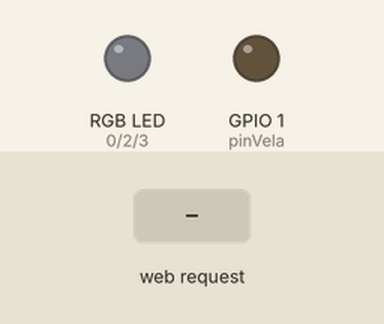
A sketch run on a simulated ESP8266 (NodeMCU). Shown: an RGB LED mixed from three pins (HIGH = lit), output pins drawn as LEDs (lit = HIGH). The inputs (shaded band) are chosen by the test bench. Dim RGB values are drawn brighter than linear; WiFi joins after 1.5 s; servers stay silent unless stated; random numbers use the default seed unless the sketch sets one.

Above: at 2.8 s.
2.9 s: HTTP request GET /setRGB?r=1&g=1&b=1 received
At 3.11 s:
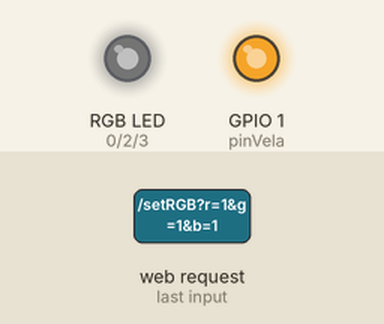
5.9 s: HTTP request GET /setRGB?r=120&g=120&b=120 received
At 6.34 s:
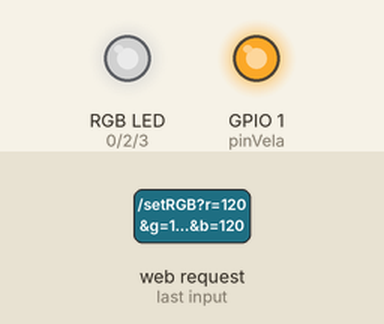
8.9 s: HTTP request GET /setRGB?r=1&g=1&b=1 received
At 10.23 s:
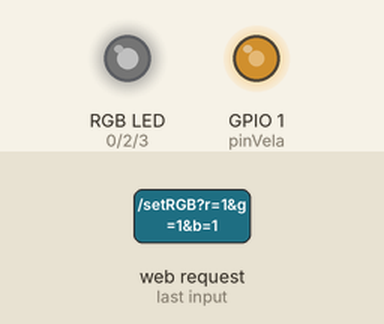
11.9 s: HTTP request GET /setRGB?r=120&g=120&b=120 received
At 15.53 s:
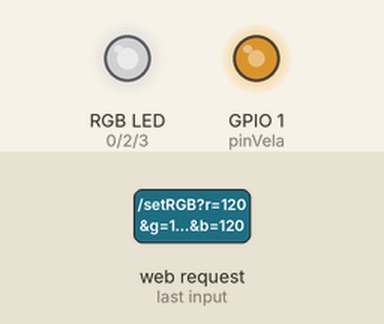
Timing chart, 0 to 21.9 s (numbered marks = the images above; inputs shaded):
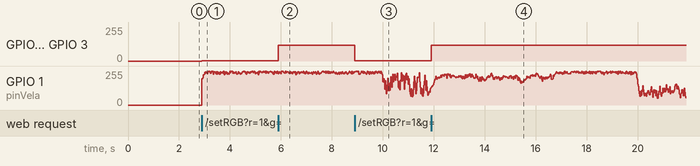

The sketch:

main.ino
```cpp
/*
 * ========== CONTROLE RGB + LED VELA COM ESP-01 VIA WEB ==========
 *
 * CONFIGURAÇÃO DE HARDWARE:
 *
 * Transistores RGB:
 * - 3x 2N2222 (NPN)
 *
 * Resistores:
 * - 3x 470Ω (bases - entre GPIO e base do transistor)
 * - 3x 220Ω (emissores - entre emissor e LEDs RGB)
 * - 1x 220Ω (para LED branco vela)
 *
 * CONEXÕES ESP-01 → TRANSISTORES RGB:
 * ==========================================
 * ESP-01 Pino 3 (GPIO 0)    → 470Ω → Base Q1 (Canal VERMELHO)
 * ESP-01 Pino 2 (GPIO 2)    → 470Ω → Base Q2 (Canal VERDE)
 * ESP-01 Pino 4 (GPIO 3/RXD) → 470Ω → Base Q3 (Canal AZUL)
 *
 * CONEXÃO LED BRANCO (EFEITO VELA):
 * ==========================================
 * ESP-01 Pino 5 (GPIO 1/TXD) → 220Ω → LED branco (+) → LED (-) → GND
 *
 * ALIMENTAÇÃO:
 * ==========================================
 * ESP-01 VCC → 3.3V
 * Coletores Q1, Q2, Q3 → 9V (fonte externa)
 * GND → Comum
 *
 * ⚠️ CONFIGURAÇÃO WIFI DINÂMICA:
 * ==========================================
 * PRIMEIRA VEZ:
 * 1. Liga o ESP-01
 * 2. Conecta no WiFi "ESP-LED-Config" (sem senha)
 * 3. Abre navegador em http://192.168.4.1
 * 4. Escolhe sua rede e coloca senha
 * 5. ESP salva e reinicia
 *
 * PRÓXIMAS VEZES:
 * - ESP conecta automaticamente na rede salva
 * - Acessa pela interface web ou procure "esp-led-rgb" na rede
 *
 * ⚠️ RESET CONFIGURAÇÃO:
 * - Use o botão "Reconfigurar WiFi" na interface web
 * - Ou faça upload do código novamente
 */

#include <ESP8266WiFi.h>
#include <ESP8266WebServer.h>
#include <WiFiManager.h>  // Biblioteca WiFiManager
#include <EEPROM.h>

// ========== PINOS RGB ==========
const int pinVermelho = 0;  // GPIO 0 (Pino 3 do ESP-01)
const int pinVerde = 2;     // GPIO 2 (Pino 2 do ESP-01)
const int pinAzul = 3;      // GPIO 3 / RXD (Pino 4 do ESP-01)

// ========== PINO LED VELA ==========
const int pinVela = 1;      // GPIO 1 / TXD (Pino 5 do ESP-01)

// Servidor Web na porta 80
ESP8266WebServer server(80);

// Valores RGB atuais (0-255)
int valorR = 0;
int valorG = 0;
int valorB = 0;

// Controle do efeito vela
unsigned long ultimoUpdateVela = 0;
int brilhoVela = 200;
bool rgbLigado = false;
bool velaHabilitada = true;

// Variáveis para sistema de efeitos múltiplos
int efeitoAtual = 0;
unsigned long tempoEfeito = 0;
unsigned long inicioEfeito = 0;
int brilhoAlvo = 200;
int velocidadeMudanca = 10;

// Tipos de efeitos
#define EFEITO_RAJADA_EXTREMA 0
#define EFEITO_VENTO_FORTE 1
#define EFEITO_VENTO_MEDIO 2
#define EFEITO_VENTO_FRACO 3
#define EFEITO_CHAMA_ESTAVEL 4
#define EFEITO_CHAMA_CRESCENDO 5
#define EFEITO_PISCADAS_RAPIDAS 6

// ========== HTML DA INTERFACE WEB ==========
const char INDEX_HTML[] PROGMEM = R"rawliteral(
<!DOCTYPE html>
<html lang="pt-BR">
<head>
    <meta charset="UTF-8">
    <meta name="viewport" content="width=device-width, initial-scale=1.0">
    <title>Controle RGB + Vela - ESP-01</title>
    <style>
        * {
            margin: 0;
            padding: 0;
            box-sizing: border-box;
        }
        body {
            font-family: Arial, sans-serif;
            background: linear-gradient(135deg, #667eea 0%, #764ba2 100%);
            display: flex;
            justify-content: center;
            align-items: center;
            min-height: 100vh;
            padding: 20px;
        }
        .container {
            background: white;
            border-radius: 20px;
            padding: 30px;
            box-shadow: 0 20px 60px rgba(0,0,0,0.3);
            max-width: 500px;
            width: 100%;
        }
        h1 {
            text-align: center;
            color: #333;
            margin-bottom: 30px;
            font-size: 28px;
        }
        .color-preview {
            width: 100%;
            height: 150px;
            border-radius: 10px;
            margin-bottom: 30px;
            border: 3px solid #ddd;
            transition: background-color 0.3s;
        }
        .slider-group {
            margin-bottom: 25px;
        }
        .slider-label {
            display: flex;
            justify-content: space-between;
            margin-bottom: 10px;
            font-weight: bold;
            font-size: 16px;
        }
        .slider-label.red { color: #e74c3c; }
        .slider-label.green { color: #27ae60; }
        .slider-label.blue { color: #3498db; }
        input[type="range"] {
            width: 100%;
            height: 8px;
            border-radius: 5px;
            outline: none;
            -webkit-appearance: none;
        }
        input[type="range"]::-webkit-slider-thumb {
            -webkit-appearance: none;
            width: 20px;
            height: 20px;
            border-radius: 50%;
            background: white;
            border: 2px solid #333;
            cursor: pointer;
        }
        .red-slider {
            background: linear-gradient(to right, #000, #e74c3c);
        }
        .green-slider {
            background: linear-gradient(to right, #000, #27ae60);
        }
        .blue-slider {
            background: linear-gradient(to right, #000, #3498db);
        }
        .preset-buttons {
            display: grid;
            grid-template-columns: repeat(3, 1fr);
            gap: 10px;
            margin-top: 30px;
        }
        .preset-btn {
            padding: 15px;
            border: none;
            border-radius: 10px;
            font-size: 14px;
            font-weight: bold;
            cursor: pointer;
            transition: transform 0.2s;
            color: white;
        }
        .preset-btn:active {
            transform: scale(0.95);
        }
        .btn-red { background: #e74c3c; }
        .btn-green { background: #27ae60; }
        .btn-blue { background: #3498db; }
        .btn-yellow { background: #f39c12; }
        .btn-cyan { background: #1abc9c; }
        .btn-magenta { background: #9b59b6; }
        .btn-white { background: #ecf0f1; color: #333; }
        .vela-controls {
            margin-top: 20px;
            padding: 15px;
            background: #fff3cd;
            border-radius: 10px;
            border: 2px solid #f39c12;
        }
        .vela-header {
            display: flex;
            align-items: center;
            justify-content: space-between;
            margin-bottom: 10px;
        }
        .vela-title {
            display: flex;
            align-items: center;
            gap: 10px;
            font-weight: bold;
            color: #f39c12;
        }
        .vela-icon {
            font-size: 24px;
            animation: flicker 2s infinite;
        }
        @keyframes flicker {
            0%, 100% { opacity: 1; }
            50% { opacity: 0.7; }
        }
        .toggle-btn {
            padding: 8px 20px;
            border: none;
            border-radius: 20px;
            font-weight: bold;
            cursor: pointer;
            transition: all 0.3s;
            font-size: 13px;
        }
        .toggle-btn.on {
            background: #27ae60;
            color: white;
        }
        .toggle-btn.off {
            background: #e74c3c;
            color: white;
        }
        .vela-status {
            text-align: center;
            font-size: 12px;
            color: #666;
            margin-top: 8px;
        }
        .info {
            text-align: center;
            margin-top: 20px;
            padding: 15px;
            background: #ecf0f1;
            border-radius: 10px;
            font-size: 12px;
            color: #555;
        }
        .power-btn {
            width: 100%;
            padding: 18px;
            margin-top: 20px;
            border: none;
            border-radius: 12px;
            font-size: 16px;
            font-weight: bold;
            cursor: pointer;
            transition: all 0.3s;
            box-shadow: 0 4px 8px rgba(0,0,0,0.2);
        }
        .power-btn.ligar {
            background: #27ae60;
            color: white;
        }
        .power-btn.desligar {
            background: #e74c3c;
            color: white;
        }
        .power-btn:active {
            transform: scale(0.98);
        }
        .reset-wifi {
            width: 100%;
            padding: 12px;
            margin-top: 10px;
            border: 2px solid #e67e22;
            background: white;
            border-radius: 8px;
            font-size: 13px;
            font-weight: bold;
            color: #e67e22;
            cursor: pointer;
        }
    </style>
</head>
<body>
    <div class="container">
        <h1>🎨 Controle LED RGB + Vela</h1>

        <div class="color-preview" id="preview"></div>

        <div class="slider-group">
            <div class="slider-label red">
                <span>Vermelho</span>
                <span id="valueR">0</span>
            </div>
            <input type="range" min="0" max="255" value="0" class="red-slider" id="sliderR">
        </div>

        <div class="slider-group">
            <div class="slider-label green">
                <span>Verde</span>
                <span id="valueG">0</span>
            </div>
            <input type="range" min="0" max="255" value="0" class="green-slider" id="sliderG">
        </div>

        <div class="slider-group">
            <div class="slider-label blue">
                <span>Azul</span>
                <span id="valueB">0</span>
            </div>
            <input type="range" min="0" max="255" value="0" class="blue-slider" id="sliderB">
        </div>

        <div class="preset-buttons">
            <button class="preset-btn btn-red" onclick="setColor(255,0,0)">Vermelho</button>
            <button class="preset-btn btn-green" onclick="setColor(0,255,0)">Verde</button>
            <button class="preset-btn btn-blue" onclick="setColor(0,0,255)">Azul</button>
            <button class="preset-btn btn-yellow" onclick="setColor(255,255,0)">Amarelo</button>
            <button class="preset-btn btn-cyan" onclick="setColor(0,255,255)">Ciano</button>
            <button class="preset-btn btn-magenta" onclick="setColor(255,0,255)">Magenta</button>
            <button class="preset-btn btn-white" onclick="setColor(255,255,255)">Branco</button>
        </div>

        <div class="vela-controls">
            <div class="vela-header">
                <div class="vela-title">
                    <span class="vela-icon">🕯️</span>
                    <span>Efeito Vela</span>
                </div>
                <button class="toggle-btn on" id="velaBtn" onclick="toggleVela()">Ligado</button>
            </div>
            <div class="vela-status" id="velaStatus">
                Ativo quando RGB estiver ligado
            </div>
        </div>

        <button class="power-btn desligar" id="powerBtn" onclick="togglePower()">
            🔴 Desligar Tudo
        </button>

        <button class="reset-wifi" onclick="resetWiFi()">
            📶 Reconfigurar WiFi
        </button>

        <div class="info">
            ESP-01 controlando LED RGB + Vela<br>
            IP: <span id="ipAddr">Carregando...</span>
        </div>
    </div>

    <script>
        const sliderR = document.getElementById('sliderR');
        const sliderG = document.getElementById('sliderG');
        const sliderB = document.getElementById('sliderB');
        const valueR = document.getElementById('valueR');
        const valueG = document.getElementById('valueG');
        const valueB = document.getElementById('valueB');
        const preview = document.getElementById('preview');
        const velaBtn = document.getElementById('velaBtn');
        const velaStatus = document.getElementById('velaStatus');
        const powerBtn = document.getElementById('powerBtn');

        let velaLigada = true;
        let sistemaLigado = false;

        // Pega IP do ESP
        fetch('/getIP').then(r => r.text()).then(ip => {
            document.getElementById('ipAddr').textContent = ip;
        });

        function updatePreview() {
            const r = sliderR.value;
            const g = sliderG.value;
            const b = sliderB.value;
            preview.style.backgroundColor = `rgb(${r},${g},${b})`;
            valueR.textContent = r;
            valueG.textContent = g;
            valueB.textContent = b;

            sistemaLigado = (r > 0 || g > 0 || b > 0);
            updatePowerButton();
        }

        function updatePowerButton() {
            if (sistemaLigado) {
                powerBtn.className = 'power-btn desligar';
                powerBtn.innerHTML = '🔴 Desligar Tudo';
            } else {
                powerBtn.className = 'power-btn ligar';
                powerBtn.innerHTML = '🟢 Ligar';
            }
        }

        function sendColor() {
            const r = sliderR.value;
            const g = sliderG.value;
            const b = sliderB.value;
            fetch(`/setRGB?r=${r}&g=${g}&b=${b}`);
        }

        function setColor(r, g, b) {
            sliderR.value = r;
            sliderG.value = g;
            sliderB.value = b;
            updatePreview();
            sendColor();
        }

        function toggleVela() {
            velaLigada = !velaLigada;

            if (velaLigada) {
                velaBtn.className = 'toggle-btn on';
                velaBtn.textContent = 'Ligado';
                velaStatus.textContent = 'Ativo quando RGB estiver ligado';
            } else {
                velaBtn.className = 'toggle-btn off';
                velaBtn.textContent = 'Desligado';
                velaStatus.textContent = 'Efeito de vela desativado';
            }

            fetch(`/toggleVela?estado=${velaLigada ? '1' : '0'}`);
        }

        function togglePower() {
            if (sistemaLigado) {
                setColor(0, 0, 0);
            } else {
                setColor(255, 255, 255);
            }
        }

        function resetWiFi() {
            if (confirm('Deseja realmente resetar as configurações WiFi? O ESP vai reiniciar.')) {
                fetch('/resetWiFi');
                alert('ESP reiniciando... Conecte no WiFi "ESP-LED-Config" para reconfigurar!');
            }
        }

        sliderR.addEventListener('input', () => {
            updatePreview();
            sendColor();
        });

        sliderG.addEventListener('input', () => {
            updatePreview();
            sendColor();
        });

        sliderB.addEventListener('input', () => {
            updatePreview();
            sendColor();
        });

        updatePreview();
    </script>
</body>
</html>
)rawliteral";

// ========== FUNÇÕES ==========

void setRGB(int r, int g, int b) {
    // Se TUDO for zero, desliga COM digitalWrite (força LOW)
    if (r == 0 && g == 0 && b == 0) {
        valorR = 0;
        valorG = 0;
        valorB = 0;

        digitalWrite(pinVermelho, LOW);
        digitalWrite(pinVerde, LOW);
        digitalWrite(pinAzul, LOW);

        rgbLigado = false;
        return;
    }

    // Caso contrário, usa PWM normal
    valorR = constrain(r, 0, 255);
    valorG = constrain(g, 0, 255);
    valorB = constrain(b, 0, 255);

    analogWrite(pinVermelho, valorR);
    analogWrite(pinVerde, valorG);
    analogWrite(pinAzul, valorB);

    rgbLigado = (valorR > 0 || valorG > 0 || valorB > 0);
}

void escolherNovoEfeito() {
    efeitoAtual = random(0, 7);

    switch(efeitoAtual) {
        case EFEITO_RAJADA_EXTREMA:
            tempoEfeito = random(800, 1500);
            break;
        case EFEITO_VENTO_FORTE:
            tempoEfeito = random(2000, 4000);
            break;
        case EFEITO_VENTO_MEDIO:
            tempoEfeito = random(3000, 6000);
            break;
        case EFEITO_VENTO_FRACO:
            tempoEfeito = random(4000, 7000);
            break;
        case EFEITO_CHAMA_ESTAVEL:
            tempoEfeito = random(5000, 10000);
            break;
        case EFEITO_CHAMA_CRESCENDO:
            tempoEfeito = random(2000, 4000);
            break;
        case EFEITO_PISCADAS_RAPIDAS:
            tempoEfeito = random(1000, 2000);
            break;
    }

    inicioEfeito = millis();
}

void executarEfeito() {
    switch(efeitoAtual) {
        case EFEITO_RAJADA_EXTREMA:
            if (random(0, 100) < 60) {
                brilhoAlvo = random(50, 100);
                velocidadeMudanca = random(30, 50);
            } else {
                brilhoAlvo = random(100, 160);
                velocidadeMudanca = random(20, 35);
            }
            break;

        case EFEITO_VENTO_FORTE:
            if (random(0, 100) < 50) {
                brilhoAlvo = random(80, 140);
                velocidadeMudanca = random(20, 35);
            } else {
                brilhoAlvo = random(160, 210);
                velocidadeMudanca = random(15, 25);
            }
            break;

        case EFEITO_VENTO_MEDIO:
            if (random(0, 100) < 40) {
                brilhoAlvo = random(140, 180);
                velocidadeMudanca = random(12, 20);
            } else {
                brilhoAlvo = random(200, 240);
                velocidadeMudanca = random(8, 15);
            }
            break;

        case EFEITO_VENTO_FRACO:
            if (random(0, 100) < 70) {
                brilhoAlvo = random(200, 245);
                velocidadeMudanca = random(5, 10);
            } else {
                brilhoAlvo = random(170, 200);
                velocidadeMudanca = random(8, 12);
            }
            break;

        case EFEITO_CHAMA_ESTAVEL:
            brilhoAlvo = random(230, 255);
            velocidadeMudanca = random(2, 5);
            break;

        case EFEITO_CHAMA_CRESCENDO:
            if (brilhoVela < 240) {
                brilhoAlvo = brilhoVela + random(20, 40);
                if (brilhoAlvo > 255) brilhoAlvo = 255;
                velocidadeMudanca = random(5, 10);
            } else {
                brilhoAlvo = random(230, 255);
                velocidadeMudanca = random(3, 6);
            }
            break;

        case EFEITO_PISCADAS_RAPIDAS:
            if (random(0, 100) < 50) {
                brilhoAlvo = random(60, 120);
                velocidadeMudanca = random(40, 60);
            } else {
                brilhoAlvo = random(200, 255);
                velocidadeMudanca = random(40, 60);
            }
            break;
    }
}

void efeitoVela() {
    unsigned long agora = millis();

    if (agora - ultimoUpdateVela >= 20) {
        ultimoUpdateVela = agora;

        if (rgbLigado) {
            if (velaHabilitada) {
                if (agora - inicioEfeito >= tempoEfeito) {
                    escolherNovoEfeito();
                }

                executarEfeito();

                if (brilhoVela < brilhoAlvo) {
                    brilhoVela += velocidadeMudanca;
                    if (brilhoVela > brilhoAlvo) brilhoVela = brilhoAlvo;
                } else if (brilhoVela > brilhoAlvo) {
                    brilhoVela -= velocidadeMudanca;
                    if (brilhoVela < brilhoAlvo) brilhoVela = brilhoAlvo;
                }

                int tremulacao = random(-10, 11);
                int brilhoFinal = constrain(brilhoVela + tremulacao, 40, 255);

                analogWrite(pinVela, brilhoFinal);
            } else {
                analogWrite(pinVela, 255);
            }
        } else {
            analogWrite(pinVela, 0);
            brilhoVela = 200;
            brilhoAlvo = 200;
            escolherNovoEfeito();
        }
    }
}

void handleRoot() {
    server.send(200, "text/html", INDEX_HTML);
}

void handleSetRGB() {
    if (server.hasArg("r") && server.hasArg("g") && server.hasArg("b")) {
        int r = server.arg("r").toInt();
        int g = server.arg("g").toInt();
        int b = server.arg("b").toInt();

        setRGB(r, g, b);

        server.send(200, "text/plain", "OK");
    } else {
        server.send(400, "text/plain", "Parametros invalidos");
    }
}

void handleToggleVela() {
    if (server.hasArg("estado")) {
        velaHabilitada = (server.arg("estado") == "1");
        server.send(200, "text/plain", velaHabilitada ? "Vela ON" : "Vela OFF");
    } else {
        server.send(400, "text/plain", "Parametro invalido");
    }
}

void handleGetIP() {
    server.send(200, "text/plain", WiFi.localIP().toString());
}

void handleResetWiFi() {
    server.send(200, "text/plain", "Resetando WiFi...");
    delay(1000);
    WiFiManager wm;
    wm.resetSettings();
    ESP.restart();
}

// ========== SETUP ==========

void setup() {
    delay(100);

    // Configura os pinos como saída ANTES de tudo
    pinMode(pinVermelho, OUTPUT);
    pinMode(pinVerde, OUTPUT);
    pinMode(pinAzul, OUTPUT);
    pinMode(pinVela, OUTPUT);

    // Força TUDO desligado no início
    digitalWrite(pinVermelho, LOW);
    digitalWrite(pinVerde, LOW);
    digitalWrite(pinAzul, LOW);
    digitalWrite(pinVela, LOW);

    valorR = 0;
    valorG = 0;
    valorB = 0;
    rgbLigado = false;

    // WiFiManager - Portal de configuração
    WiFiManager wm;

    // Define nome do AP e timeout
    wm.setConfigPortalTimeout(180);

    // Tenta conectar. Se falhar, cria AP "ESP-LED-Config"
    if (!wm.autoConnect("ESP-LED-Config")) {
        ESP.restart();
        delay(1000);
    }

    // Configura hostname
    WiFi.hostname("esp-led-rgb");

    // Configura rotas do servidor
    server.on("/", handleRoot);
    server.on("/setRGB", handleSetRGB);
    server.on("/toggleVela", handleToggleVela);
    server.on("/getIP", handleGetIP);
    server.on("/resetWiFi", handleResetWiFi);

    server.begin();

    escolherNovoEfeito();
}

// ========== LOOP ==========

void loop() {
    server.handleClient();
    efeitoVela();
}
```

Measured:
- after the input at 2.9 s, GPIO 0 (pinVermelho), GPIO 2 (pinVerde), GPIO 3 (pinAzul): 0/255 → 1/255 at once
- after the input at 5.9 s, GPIO 0 (pinVermelho), GPIO 2 (pinVerde), GPIO 3 (pinAzul): 1/255 → 120/255 at once
- after the input at 8.9 s, GPIO 0 (pinVermelho), GPIO 2 (pinVerde), GPIO 3 (pinAzul): 120/255 → 1/255 at once
- after the input at 11.9 s, GPIO 0 (pinVermelho), GPIO 2 (pinVerde), GPIO 3 (pinAzul): 1/255 → 120/255 at once
